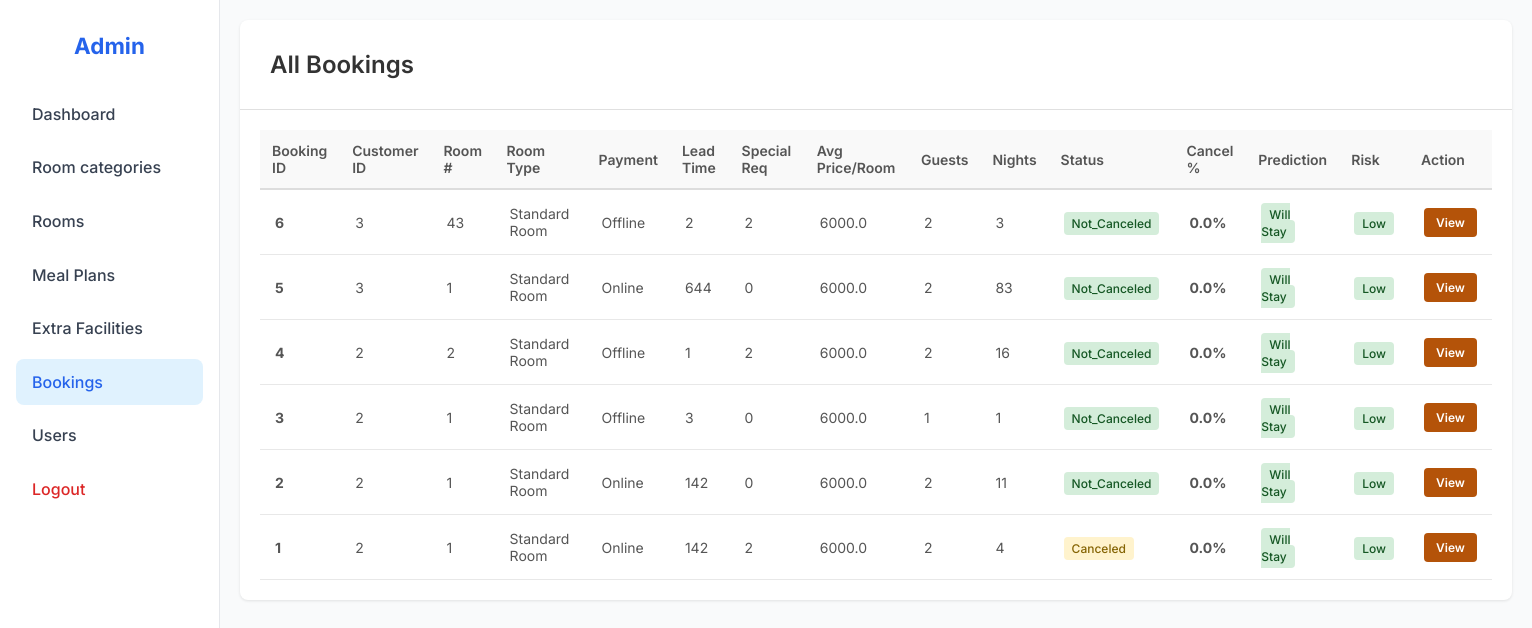
The app's page /admin/bookings (signed in), older data.
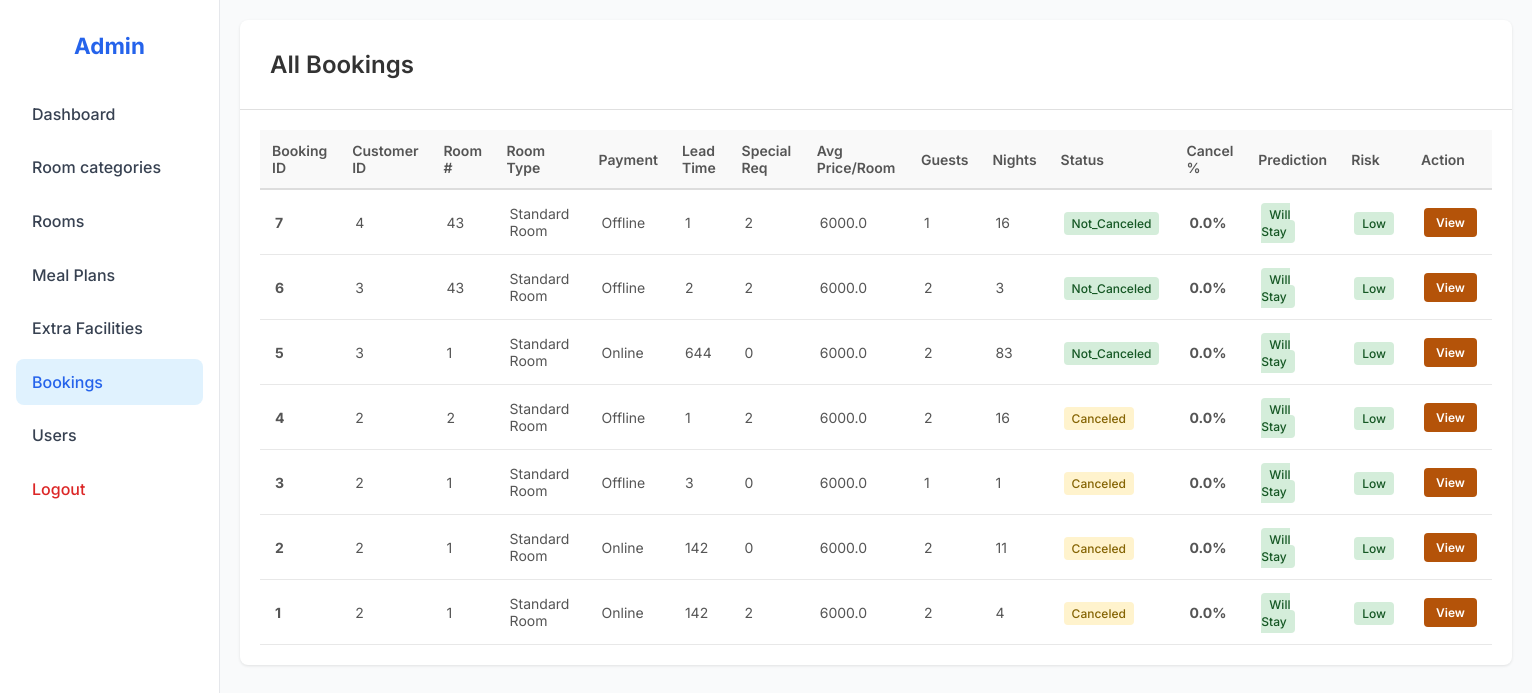
The same page, newer data.
### tables this page shows
CREATE TABLE bookings (
            booking_id INTEGER PRIMARY KEY AUTOINCREMENT,
            customer_id INTEGER NOT NULL,
            room_id INTEGER NOT NULL,
            meal_plan_id INTEGER NOT NULL,
            market_segment_id INTEGER NOT NULL,
            booking_status TEXT NOT NULL CHECK(booking_status IN ('Canceled','Not_Canceled')),
            lead_time INTEGER NOT NULL DEFAULT 0 CHECK(lead_time >= 0),
            arrival_year INTEGER NOT NULL,
            arrival_month INTEGER NOT NULL CHECK(arrival_month BETWEEN 1 AND 12),
            arrival_date INTEGER NOT NULL CHECK(arrival_date BETWEEN 1 AND 31),
            avg_price_per_room REAL NOT NULL DEFAULT 0 CHECK(avg_price_per_room >= 0),
            no_of_special_requests INTEGER NOT NULL DEFAULT 0 CHECK(no_of_special_requests >= 0),
            total_nights INTEGER NOT NULL DEFAULT 1 CHECK(total_nights >= 1),
            total_guests INTEGER NOT NULL DEFAULT 1 CHECK(total_guests >= 1),
            required_car_parking_space INTEGER NOT NULL DEFAULT 0 CHECK(required_car_parking_space IN (0,1)),
            created_at TIMESTAMP DEFAULT CURRENT_TIMESTAMP,
            FOREIGN KEY(customer_id) REFERENCES customers(customer_id),
            FOREIGN KEY(room_id) REFERENCES rooms(room_id),
            FOREIGN KEY(meal_plan_id) REFERENCES meal_plans(meal_plan_id),
            FOREIGN KEY(market_segment_id) REFERENCES market_segments(market_segment_id)
        );

### app.py (the view)
    @app.get("/admin/bookings")
    @need_admin
    def admin_view_bookings():
        bookings = booking_model.list_admin_bookings()
        booking_preds = []
        for booking in bookings:
            prob = predict_cancellation(booking)
            booking_preds.append(
                {
                    "booking_id": booking["booking_id"],
                    "cancellation_probability": round(prob, 3),
                    "prediction": prediction_label(prob),
                    "risk_level": risk_label(prob),
                }
            )
        return render_template(
            "admin_bookings.html",
            bookings=bookings,
            bookings_combined=zip(bookings, booking_preds),
        )

### app.py (called while the page is built, shortened)
def predict_cancellation(booking_row):
    if rf_model is None:
        return 0.0

def risk_label(probability):
    if probability > HIGH_RISK_THRESHOLD:
        return "High"
    if probability > MEDIUM_RISK_THRESHOLD:
        return "Medium"
    return "Low"

def prediction_label(probability):
    if probability > CANCEL_LIKELY_THRESHOLD:
        return "Likely to Cancel"
    return "Likely to NOT Cancel"

def need_admin(view_func):
    @wraps(view_func)
    def wrapped(*args, **kwargs):
        if "user_id" not in session:
            flash("Please login first.", "warning")
            return redirect(url_for("login", next=request.url))
        if not session.get("is_admin"):
            flash("Admin access required.", "danger")
            return redirect(url_for("login"))
        return view_func(*args, **kwargs)
    return wrapped

### hotel_app/models/db.py (called while the page is built)
def conn():
    conn = sqlite3.connect(DB_PATH)
    conn.row_factory = sqlite3.Row
    conn.execute("PRAGMA foreign_keys = ON")
    return conn

### templates/admin_bookings.html (shortened to what the changed rows need)
<!DOCTYPE html>
<html lang="en">
<head>
    <link rel="stylesheet" href="{{ url_for('static', filename='css/admin_bookings.css') }}">
    <link rel="stylesheet" href="{{ url_for('static', filename='css/flash.css') }}">
</head>
<body>
    <div class="dashboard">
        <aside class="sidebar">
            <h2>Admin</h2>
        </aside>
        <main class="main-content">
            <div class="container">
                <div class="header">
                    <h2>All Bookings</h2>
                </div>
                <div class="table-container">
                    <table>
                        <thead>
                            <tr>
                                <th>Booking ID</th>
                                <th>Customer ID</th>
                                <th>Room #</th>
                                <th>Room Type</th>
                                <th>Payment</th>
                                <th>Lead Time</th>
                                <th>Special Req</th>
                                <th>Avg Price/Room</th>
                                <th>Guests</th>
                                <th>Nights</th>
                                <th>Status</th>
                                <th>Cancel %</th>
                                <th>Prediction</th>
                                <th>Risk</th>
                                <th>Action</th>
                            </tr>
                        </thead>
                        <tbody>
                            {% for booking, pred in bookings_combined %}
                            <tr>
                                <td><strong>{{ booking.booking_id }}</strong></td>
                                <td>{{ booking.customer_id }}</td>
                                <td>{{ booking.room_number }}</td>
                                <td>{{ booking.room_type_name }}</td>
                                <td>{{ booking.segment_name }}</td>
                                <td>{{ booking.lead_time }}</td>
                                <td>{{ booking.no_of_special_requests }}</td>
                                <td>{{ (booking.avg_price_per_room or 0)|round(2) }}</td>
                                <td>{{ booking.total_guests or 0 }}</td>
                                <td>{{ booking.total_nights }}</td>
                                <td>
                                    {% if booking.booking_status == 'Canceled' %}
                                    <span class="status-canceled">{{ booking.booking_status }}</span>
                                    {% else %}
                                    <span class="status-confirmed">{{ booking.booking_status }}</span>
                                    {% endif %}
                                </td>
                                <td><strong>{{ (pred.cancellation_probability * 100)|round(2) }}%</strong></td>
                                <td>
                                    {% if pred.prediction == "Likely to Cancel" %}
                                    <span class="prediction-1">Will Cancel</span>
                                    {% else %}
                                    <span class="prediction-0">Will Stay</span>
                                    {% endif %}
                                </td>
                                <td>
                                    <span class="risk-{{ pred.risk_level|lower }}">
                                        {{ pred.risk_level|title }}
                                    </span>
                                </td>
                                <td>
                                    <a href="{{ url_for('admin_view_booking_for_hold', booking_id=booking.booking_id) }}"
                                        class="view-btn">View</a>
                                </td>
                            </tr>
                            {% endfor %}
                        </tbody>
                    </table>
                </div>
            </div>
        </main>
    </div>
</body>
</html>

Row changes from the older to the newer data that the page shows:
added bookings: booking_id "7", customer_id "4", room_number "43", room_type_name "Standard Room", segment_name "Offline", lead_time "1", no_of_special_requests "2", avg_price_per_room "6000.0", total_guests "1", total_nights "16", booking_status "Not_Canceled", cancellation_probability "0.0", risk_level "Low"
changed bookings id 4: booking_status "Not_Canceled" → "Canceled"
changed bookings id 3: booking_status "Not_Canceled" → "Canceled"
changed bookings id 2: booking_status "Not_Canceled" → "Canceled"
